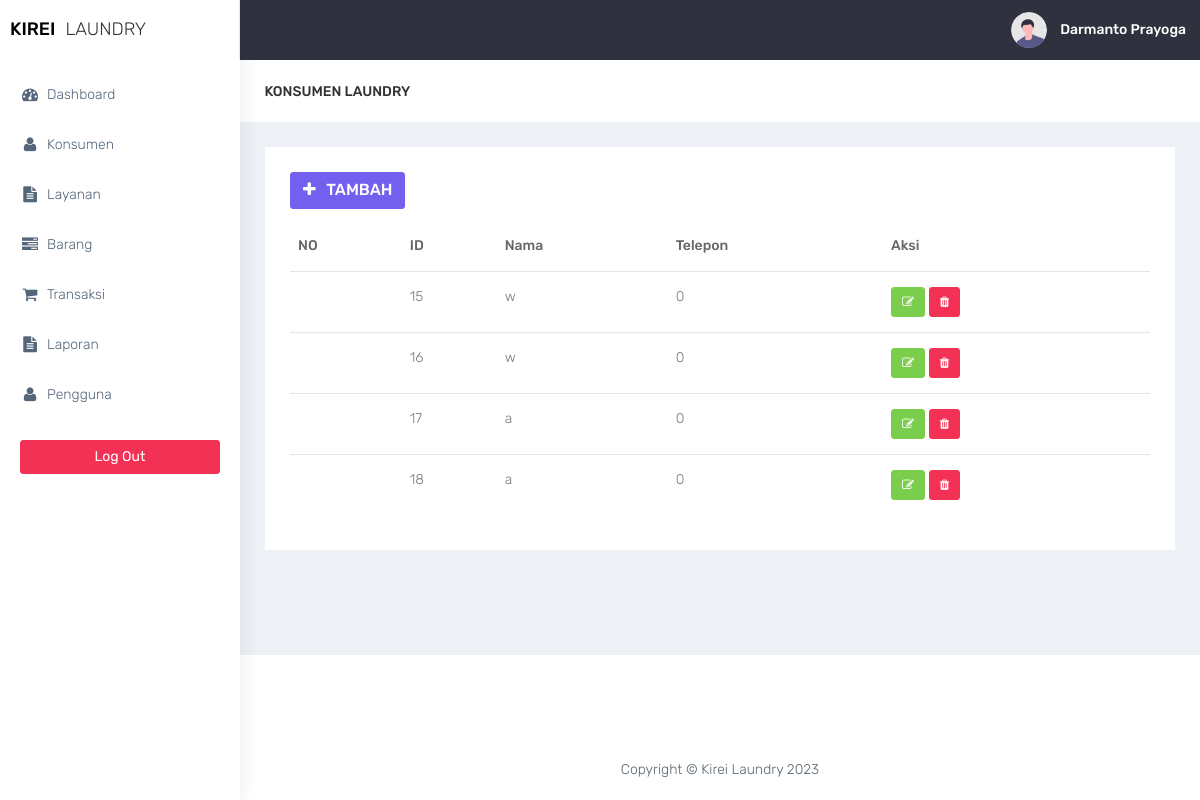
The app's page /konsumen/konsumen-laundry.php (signed in) with its own data.
### tables this page shows
CREATE TABLE `konsumen` (
  `id_konsumen` int(11) NOT NULL,
  `nm_konsumen` varchar(30) NOT NULL,
  `no_tlp` varchar(13) NOT NULL
);

### konsumen/konsumen-laundry.php (the view, shortened to what this page needs)
<?php
require '../functions.php';
require '../layout/layout_header.php';
?>
<div class="container-fluid">
    <div class="row bg-title">
        <div class="col-lg-3 col-md-4 col-sm-4 col-xs-12">
            <h4 class="page-title">Konsumen Laundry</h4>
        </div>
    </div>
    <div class="row">
        <div class="col-md-12 col-lg-12 col-sm-12">
            <div class="white-box">
            <form method="post" action="">
            <div class="row">
                    <div class="col-md-6">
                        <a href="konsumen-tambah.php" class="btn btn-primary box-title"><i class="fa fa-plus fa-fw"></i> Tambah</a>
                    </div>
            </div>
                <?php
                            if($conn->connect_errno==0){
                            $sql="SELECT id_konsumen, nm_konsumen, no_tlp FROM konsumen";
                            $res=$conn->query($sql);
                            if($res){
                ?>
                <div class="table-responsive">
                    <table class="table"  id="table">
                        <thead>
                            <tr>
                                <th>NO</th>
                                <th>ID</th>
                                <th>Nama</th>
                                <th>Telepon</th>
                                <th>Aksi</th>
                            </tr>
                        </thead>
                        <tbody>
                              <?php
                                        $data = $res->fetch_all(MYSQLI_ASSOC);
                                        foreach($data as $row){
                            ?>
                            <tr>
                                <td></td>
                                <td><?= $row['id_konsumen']; ?></td>
                                <td><?= $row['nm_konsumen']; ?></td>
                                <td><?= $row['no_tlp']; ?></td>
                                <td>
                                <a href="konsumen-form-edit.php?id_konsumen=<?php echo $row["id_konsumen"]; ?>" class="btn btn-success btn-sm" title="Ubah">
                                <i class="fa fa-pencil-square-o"></i>
                                </a>
                                <a href="konsumen-hapus.php?id_konsumen=<?php echo $row["id_konsumen"];?>"  class="btn btn-danger btn-sm delete-data">
                                <i class="fa fa-trash"></i>
                                </a>
                                </td>
                            </tr>
                              <?php
                                    }
                                ?>
                        </tbody>
                    </table>
                    <?php
                    }else
                    echo "Gagal Eksekusi SQL".(DEVELOPMENT?" : ".$conn->error:"")."<br>";
                    }
                    else
                    echo "Gagal koneksi".(DEVELOPMENT?" : ".$conn->connect_error:"")."<br>";
                    ?>
                </div>
            </div>
        </div>
    </div>
</div>
<?php
require '../layout/layout_footer.php';
?>

### assets/css/colors/default.css (style rules this page uses)
body { background: #fff; }

### records on screen
konsumen: id_konsumen "15", nm_konsumen "w", no_tlp "0"
konsumen: id_konsumen "16", nm_konsumen "w", no_tlp "0"
konsumen: id_konsumen "17", nm_konsumen "a", no_tlp "0"
konsumen: id_konsumen "18", nm_konsumen "a", no_tlp "0"

### other values on screen
$_SESSION['nm_pengguna'] "Darmanto Prayoga"
